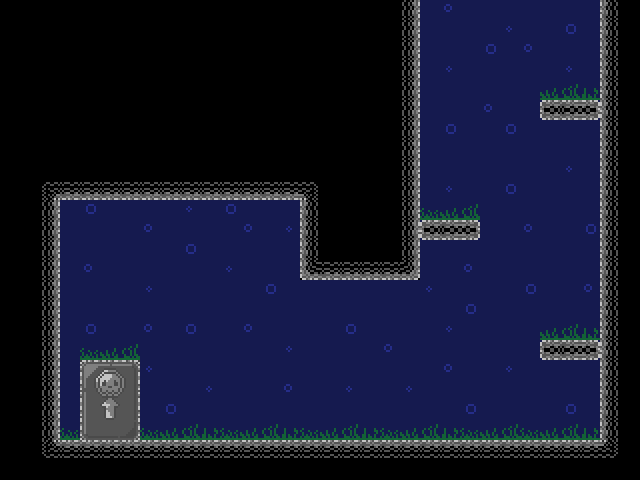

This game map was drawn from its Tiled (.tmx) file and the tilesets committed beside it. A one-line description and the trimmed map source follow:
An orthogonal 32x24 tile map with 20x20 px tiles, 2 tile layers (background, walls), 2 tilesets and 2 objects (redWall, skull5).

<map version="1.0" orientation="orthogonal" width="32" height="24" tilewidth="20" tileheight="20">
 <properties>
  <property name="topPortal" value="resources/cave16.tmx" />
 </properties>
 <tileset firstgid="1" name="tiles_cave" tilewidth="20" tileheight="20">
  <image source="tiles_cave.png" width="140" height="180" />
 </tileset>
 <tileset firstgid="64" name="cave_background" tilewidth="20" tileheight="20">
  <image source="cave_background.png" width="400" height="260" />
 </tileset>
 <layer name="background" width="32" height="24">
  <data>[768 cells, 390 non-empty, 20 distinct tile ids]</data>
 </layer>
 <layer name="walls" width="32" height="24">
  <data>[768 cells, 111 non-empty, 16 distinct tile ids]</data>
 </layer>
 <objectgroup name="objects" width="32" height="24">
  <object name="redWall" x="320" y="280" width="80" height="160" />
  <object name="skull5" x="113" y="318" width="29" height="29" />
 </objectgroup>
</map>
